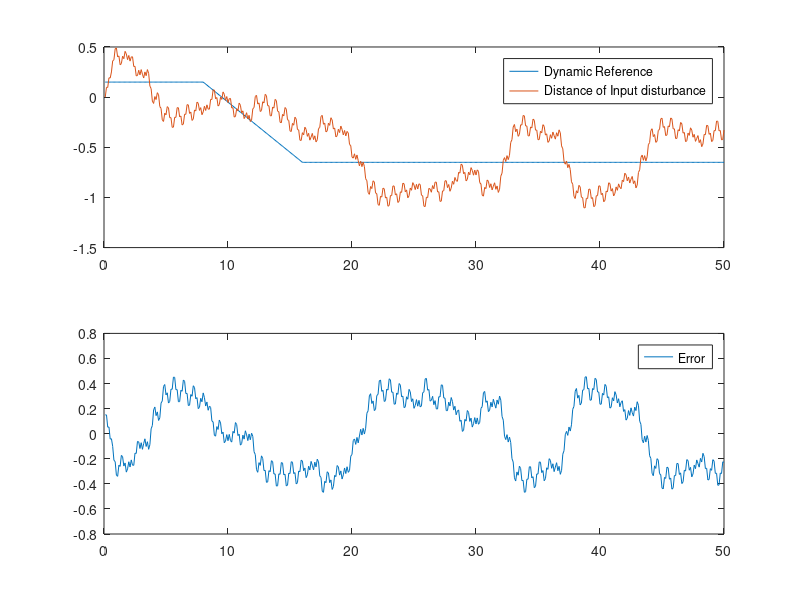

The MATLAB source for this figure:
clear all;

m = 10;         % mass
g = 9.8;        % gravity 
b = 1.5;        % friction coefficient
Km = 25;        % constant parameter
dt = 0.1;       % sampling time

Total_time = 50;   % simulation time
%Total_step = Total_time / dt + 1;   % simulation step

u = 0;          % initial input
d = 0;          % initial position
theta = 0;      % initial angle
d_dot = 0;       % initial velocity
d_dot_dot = 0;    % initial acceleration
theta_dot = 0;   % initial angular velocity

error = 0;       % initial error
u = 0;           % initial input
previous_u = -4; 
previous_error = 0;

LogState = zeros(Total_time / dt, 8);  % reference = 0.15 (0 <= t < 8)
LogState(1, :) = [d
                  d_dot
                  d_dot_dot
                  theta
                  theta_dot
                  previous_error
                  error
                  u];

% Define which options are you using below
Input_disturbance = true;     % If you want to check the input disturbance, then change from false to true
Sensor_noise = false;          % If you want to check the sensor noise, then change from false to true 


% Define the trajectory with the range of times
r = zeros(Total_time / dt, 1);

r(1 : 80) = 0.15;     % first range of the trajectory 80 because it divided by dt = 0.1

for t = 81 : 160     % second range of the trajectory
    r(t) = 0.95 - 0.1 * t / 10;
end

r(160 : Total_time / dt) = -0.65;   % third range of the trajectory

if Input_disturbance
    for t = 1 : Total_time / dt
        Input_noise = rand / 10 - 0.05;   % Uniform noise with [-0.05, 0.05] rad
        %r(t) = Input_noise + r(t);
    end  
end


for t = 1 : Total_time / dt
    if Sensor_noise
        Gaussian_noise = normrnd(0, 0.005)   % Gaussain noise with variance 0.005 m
    else
        Gaussian_noise = 0;
    end
    
    error = r(t) + Gaussian_noise - d;     % using the input disturbance
    %u = 0.0136 * error - 0.0123 * previous_error - u;    % Discretisation of the transfer function from q2-c and q2-d
    u = 14.36 * error - 12.99 * previous_error - u;       % Faster step response
    
    
    theta_dot = Km * (u - theta);
    d_dot_dot = g * sin(theta) - b * d_dot / m;
    d_dot = d_dot + d_dot_dot * dt;
    d = d + d_dot * dt;   
    theta = theta + theta_dot * dt;
    theta = min(max(theta, -pi / 2), pi / 2);
    
    LogState(t, :) = [d
                      d_dot
                      d_dot_dot
                      theta
                      theta_dot
                      previous_error
                      error
                      u];
                  
    previous_error = error;
end

% Make the plots for checking the results
subplot(2,1,1);
plot((1 : Total_time / dt) / 10, r, (1 : Total_time / dt) / 10, LogState(:, 1))
legend("Dynamic Reference", "Distance of Input disturbance")

% subplot(2,1,1);
% plot((1 : Total_time / dt) / 10, r, (1 : Total_time / dt) / 10, LogState(:, 1))
% legend("Dynamic Reference", "Distance of Sensor noise")

subplot(2,1,2);
plot((1 : Total_time / dt) / 10, LogState(:,7))
legend("Error")

